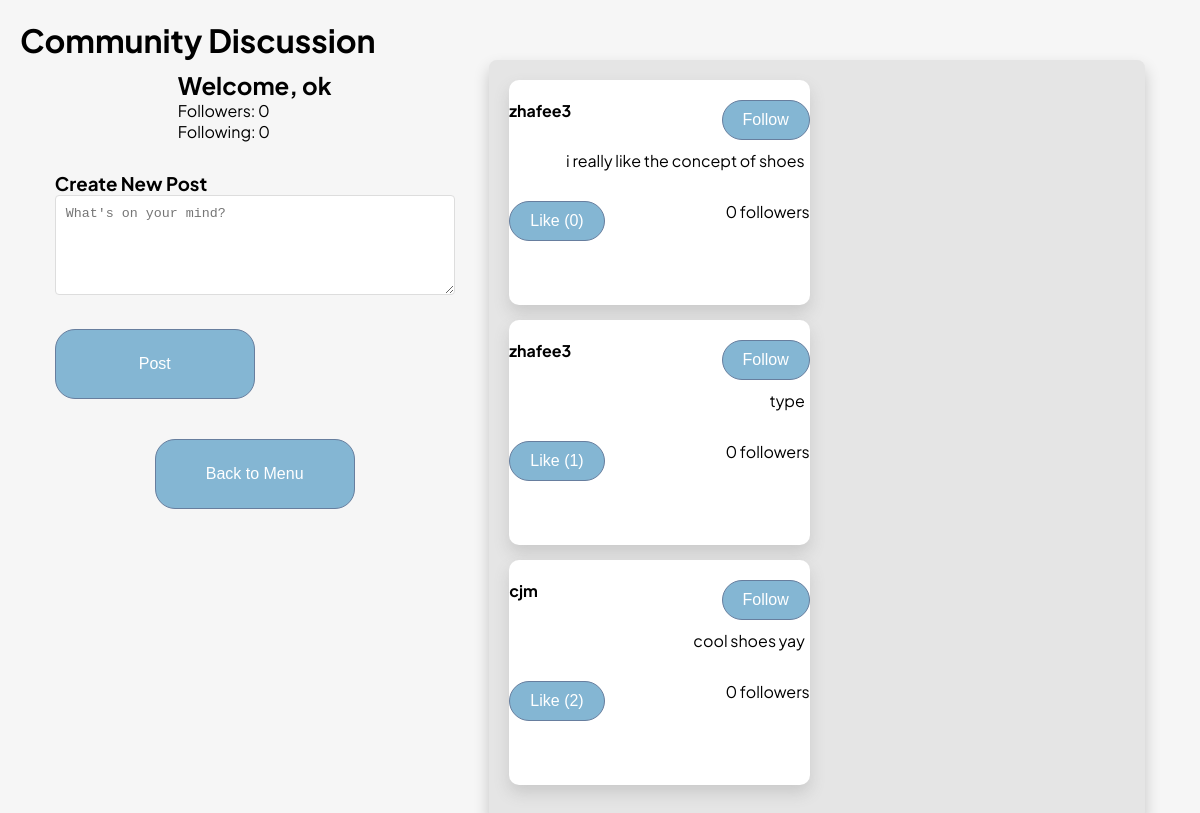
/discussion (signed in), run on the app's committed database.
### tables this page shows
CREATE TABLE DiscussionEntry (
    DiscussionEntryID INTEGER PRIMARY KEY AUTOINCREMENT,
    Body TEXT,
    Username TEXT NOT NULL,
    Likes INT DEFAULT 0,
    FOREIGN KEY (Username) REFERENCES Client(Username)
);

### main.py (the view)
@app.route('/discussion', methods=['GET'])
def view_discussion():
    if 'username' not in session:
        return redirect(url_for('login'))
    conn = get_db()
    dbCursor = conn.cursor()
    entries = logic.get_discussion_entries(dbCursor)
    user_stats = logic.get_user_stats(dbCursor, session['username'])
    return render_template(
        'discussion.html',
        entries=entries,
        current_user=session['username'],
        user_stats=user_stats
    )

### logic.py (called while the page is built)
def get_discussion_entries(dbCursor, limit=50):
    query = """
        SELECT de.DiscussionEntryID, de.Body, de.Username, de.Likes,
               COUNT(DISTINCT f.FollowerUsername) as FollowerCount
        FROM DiscussionEntry de
        LEFT JOIN Follows f ON de.Username = f.FollowingUsername
        GROUP BY de.DiscussionEntryID
        ORDER BY de.DiscussionEntryID DESC
        LIMIT ?
    """
    try:
        dbCursor.execute(query, (limit,))
        return dbCursor.fetchall()
    except Exception as e:
        print(f"Error fetching discussion entries: {e}")
        return []

def get_user_stats(dbCursor, username):
    try:
        follower_query = """
            SELECT COUNT(*) FROM Follows
            WHERE FollowingUsername = ?
        """
        dbCursor.execute(follower_query, (username,))
        follower_count = dbCursor.fetchone()[0]
        following_query = """
            SELECT COUNT(*) FROM Follows
            WHERE FollowerUsername = ?
        """
        dbCursor.execute(following_query, (username,))
        following_count = dbCursor.fetchone()[0]
        return {
            'followers': follower_count,
            'following': following_count
        }
    except Exception as e:
        print(f"Error getting user stats: {e}")
        return {'followers': 0, 'following': 0}

### main.py (called while the page is built)
def get_db():
    if 'db' not in g:
        g.db = sqlite3.connect(db_path, check_same_thread=False)
    return g.db

### templates/discussion.html (shortened to what this page needs)
<!DOCTYPE html>
<html>
<head>
    <link rel="stylesheet" href="static/app.css"/>
</head>
<body>
    <h1>Community Discussion</h1>
    <div class="menu-container">
        <div class="left-column">
            <div class="user-stats">
                <h2>Welcome, {{ current_user }}</h2>
                <p>Followers: {{ user_stats.followers }}</p>
                <p>Following: {{ user_stats.following }}</p>
            </div>
            <div class="create-post">
                <h3>Create New Post</h3>
                <form id="postForm" onsubmit="createPost(event)">
                    <textarea name="body" required placeholder="What's on your mind?"></textarea>
                    <button type="submit" class="btn">Post</button>
                </form>
            </div>
            <form action="/menu" method="GET">
                <button class="btn">Back to Menu</button>
            </form>
        </div>
        <div class="column releases-box">
            <div class="entries">
                {% for entry in entries %}
                <div class="releases-box-section entry" data-id="{{ entry[0] }}">
                    <div class="entry-header">
                        <strong>{{ entry[2] }}</strong>
                        {% if entry[2] != current_user %}
                        <button class="btn" onclick="followUser('{{ entry[2] }}')">Follow</button>
                        {% endif %}
                    </div>
                    <p>{{ entry[1] }}</p>
                    <div class="entry-footer">
                        <button class="btn" onclick="toggleLike('{{entry[0]}}')">
                            Like ({{ entry[3] }})
                        </button>
                        <span>{{ entry[4] }} followers</span>
                    </div>
                </div>
                {% endfor %}
            </div>
        </div>
    </div>
</body>
</html>

### static/app.css (style rules this page uses)
* { margin: 0; padding: 0; box-sizing: border-box; }
body { margin: 20px; font-family: "Plus Jakarta Sans", sans-serif; font-size: 1rem; background-color: rgb(246, 246, 246); }
html { font-size: 16px; scroll-behavior: smooth; }
.btn { padding: 10px 20px; font-size: 1rem; background-color: rgb(132, 182, 211); color: white; border-radius: 20px; cursor: pointer; border: 1.5px solid rgb(103, 126, 158); margin-top: 20px; }
.menu-container { display: flex; justify-content: space-between; }
.left-column { display: flex; flex: 1; margin-left: 3%; max-width: fit-content; align-items: center; flex-direction: column; }
.column { display: flex; flex: 1; align-items: center; flex-direction: column; }
.left-column button { width: 200px; height: 70px; }
.releases-box { margin-left: 3%; margin-right: 3%; display: grid; grid-template-columns: repeat(2, 1fr); grid-gap: 15px; width: 100%; padding: 20px; background-color: #e5e5e5; border-radius: 8px; box-sizing: border-box; box-shadow: 0px 8px 16px 0px rgba(0, 0, 0, 0.2); }
.releases-box-section { height: 225px; background-color: #ffffff; display: flex; flex-direction: column; color: white; border-radius: 10px; box-shadow: 0px 8px 16px 0px rgba(94, 94, 94, 0.2); text-align: right; color: black; }
.releases-box-section p { margin-right: 5px; }

### templates/discussion.html (style rules this page uses)
.user-stats { margin-bottom: 20px; padding: 10px; }
.create-post { margin-bottom: 20px; }
.create-post textarea { width: 100%; min-height: 100px; margin-bottom: 10px; padding: 10px; border: 1px solid #ddd; border-radius: 4px; }
.entry { margin-bottom: 15px; }
.entry-header { display: flex; justify-content: space-between; align-items: center; margin-bottom: 10px; }
.entry-footer { margin-top: 10px; display: flex; justify-content: space-between; align-items: center; }

### data on the page
DiscussionEntry: Username "zhafee3", Body "i really like the concept of shoes", Likes "0"
DiscussionEntry: Username "zhafee3", Body "type", Likes "1", entry "0"
DiscussionEntry: Username "cjm", Body "cool shoes yay", Likes "2", entry "0"

### other printed values
{{ current_user }} "ok"
{{ user_stats.followers }} "0"
{{ user_stats.following }} "0"
